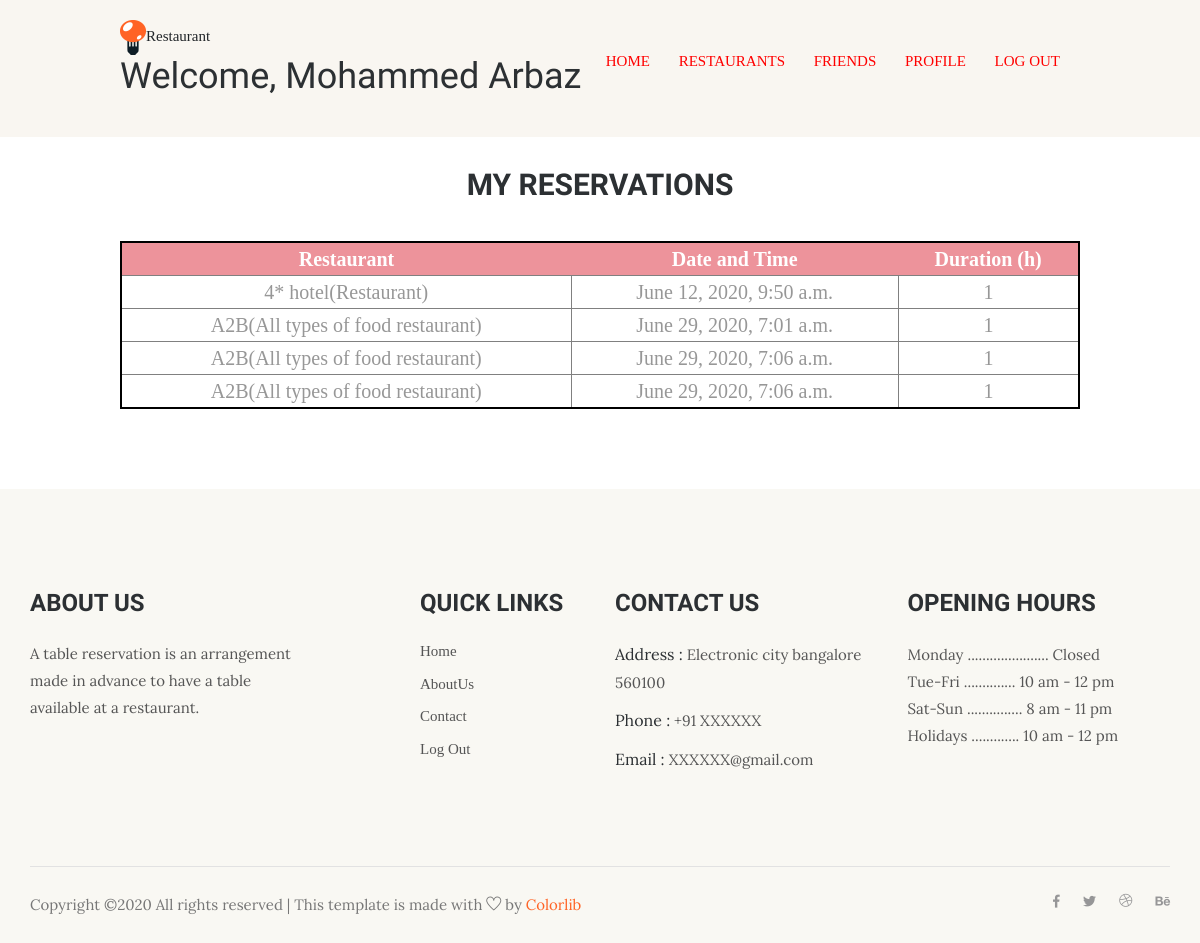
Page /restaurant/myreservations/30/ (signed in) on the committed database.
### restaurant/models.py (models this page shows, shortened)
class Reservation(models.Model):
    coming = models.DateTimeField('reservation time')
    duration = models.IntegerField()
    guest = models.ForeignKey(Guest, on_delete=models.CASCADE)
    restaurant = models.ForeignKey(Restaurant, on_delete=models.CASCADE)

class Restaurant(models.Model):
    name = models.CharField(max_length=100)
    description = models.CharField(max_length=5000)
    address = models.CharField(max_length=200, null=True, blank=True)
    image = models.FileField(upload_to='post_image', blank=True)
    rows = models.IntegerField()
    columns = models.IntegerField()
    tables = models.IntegerField()
    is_ready = models.BooleanField(default=False)
    def __str__(self):
        return self.name

### restaurant/views.py (the view)
# urls.py: url(r'^myreservations/(?P<guest_id>[0-9]+)/$', views.myreservations, name='myreservations'),
@login_required(login_url='/')
def myreservations(request, guest_id):
    this_guest = get_object_or_404(Guest, pk=guest_id)
    this_reservations = Reservation.objects.filter(guest=this_guest)
    return render(request, 'restaurant/my_reservations.html', context={
        'guest': this_guest,
        'reservations': this_reservations
    })

### restaurant/templates/restaurant/my_reservations.html (shortened to what this page needs)
<!DOCTYPE html>
<html>
<head>
    {% load static %}
<link rel="stylesheet" href="{% static 'restaurant/layout1.css' %}" type="text/css">
      {% include 'restaurant/snippets/header.html' %}
</head>
<body>
<div class="wrapper row1">
  <header id="header" class="clear">
    <div id="hgroup">
      <a class="wrapper row1"><img src="{% static 'restaurant/img/favicon.png' %}" alt="logo">Restaurant</a>
	  <h1>Welcome, {{ user.get_full_name }}</h1>
    </div>
    <nav>
      <ul>
          <li><a href="{% url 'restaurant:guest' guest.id %}">Home</a></li>
          <li><a href="{% url 'restaurant:restaurantlist' guest.id %}">Restaurants</a></li>
          <li><a href="{% url 'restaurant:friends' guest.id %}">Friends</a></li>
          <li><a href="{% url 'restaurant:profile' guest.id %}">Profile</a></li>
          <li class="last"><a href="{% url 'restaurant:logout' %}">Log Out</a></li>
      </ul>
    </nav>
  </header>
</div>
<div class="wrapper row2">
  <div id="container" class="clear">
    <section id="slider" class="clear">
        <h1>My Reservations</h1>
        <br />
        <br />
        <table id="visits" class="sortable">
            <thead>
                <th>Restaurant</th>
                <th>Date and Time</th>
                <th>Duration (h)</th>
            </thead>
            {% for reservation in reservations %}
                <tr>
                    <td>{{ reservation.restaurant }}</td>
                    <td>{{ reservation.coming }}</td>
                    <td>{{ reservation.duration }}</td>
                </tr>
            {% endfor %}
        </table>
    </section>
  </div>
</div>
 {% include 'restaurant/snippets/footer.html' %}
</body>
</html>

### restaurant/static/restaurant/layout1.css (style rules this page uses)
html { overflow-y:scroll; }
body { margin:0; padding:0; font-size:13px; font-family:Georgia, "Times New Roman", Times, serif; color:#919191; background-color:white; }
.clear:after { content:"."; display:block; height:0; clear:both; visibility:hidden; line-height:0; }
.clear { display:block; clear:both; }
a { outline:none; text-decoration:none; }
img { margin:0; padding:0; border:none; line-height:normal; vertical-align:middle; }
address, article, aside, figcaption, figure, footer, header, nav, section { display:block; margin:0; padding:0; }
div.wrapper { display:block; width:100%; margin:0; padding:0; text-align:left; }
.row1, .row1 a { color:#212529;font-size:15px; background-color:#F9F6F1; }
.row2 { color:#979797; }
#header, #container, #footer { display:block; width:960px; margin:0 auto; }
nav ul { margin:0; padding:0; list-style:none; }
h1, h2, h4, h5, h6 { margin:0; padding:0; font-size:16px; font-weight:bold; font-style:normal; line-height:normal; text-transform:uppercase; }
#header { padding:20px 0; }
#header #hgroup { float:left; margin:0 0 20px 0; }
#header #hgroup h1, #header #hgroup h2 { font-weight:normal; text-transform:none; }
#header #hgroup h1 { font-size:36px; }
#header nav { display:block; float:right; margin:10px 0 0 0; padding:20px 0; color:#FFFFFF; background-color:#f9f6f1; }
#header nav ul { padding:0 20px; }
#header nav li { display:inline; margin-right:25px; text-transform:uppercase; }
#header nav li.last { margin-right:0; }
#header nav li a { color:red; ; }
#container { padding:30px 0; }
#container section { display:block; width:100%; margin:0 0 50px 0; padding:0; }
#container h1 { display: block; float: none; margin: auto; font-size: 30px; font-weight: bold; text-align: center; }
table#visits { margin-left: auto; margin-right: auto; width: 100%; border: 2px solid black; border-radius: 5px; text-align: center; font-size: 20px; }
table#visits th { color: #FFFFFF; background-color:#ed939b; }
table#visits td { border-left: 1px solid grey; border-right: 1px solid grey; border-top: 1px solid grey; }

### restaurant/static/restaurant/layout2.css (style rules this page uses)
html { overflow-y:scroll; }
body { margin:0; padding:0; font-size:13px; font-family:Georgia, "Times New Roman", Times, serif; color:#919191; background-color:white; }
.clear:after { content:"."; display:block; height:0; clear:both; visibility:hidden; line-height:0; }
.clear { display:block; clear:both; }
a { outline:none; text-decoration:none; }
img { margin:0; padding:0; border:none; line-height:normal; vertical-align:middle; }
address, article, aside, figcaption, figure, footer, header, nav, section { display:block; margin:0; padding:0; }
div.wrapper { display:block; width:100%; margin:0; padding:0; text-align:left; }
.row1, .row1 a { color:#212529;font-size:15px; background-color:#F9F6F1; }
.row2 { color:#979797; }
#header, #container, #footer { display:block; width:960px; margin:0 auto; }
nav ul { margin:0; padding:0; list-style:none; }
h1, h2, h4, h5, h6 { margin:0; padding:0; font-size:16px; font-weight:bold; font-style:normal; line-height:normal; text-transform:uppercase; }
#header { padding:20px 0; }
#header #hgroup { float:left; margin:0 0 20px 0; }
#header #hgroup h1, #header #hgroup h2 { font-weight:normal; text-transform:none; }
#header #hgroup h1 { font-size:36px; }
#header nav { display:block; float:right; margin:10px 0 0 0; padding:20px 0; color:#FFFFFF; background-color:#f9f6f1; }
#header nav ul { padding:0 20px; }
#header nav li { display:inline; margin-right:25px; text-transform:uppercase; }
#header nav li.last { margin-right:0; }
#header nav li a { color:red; ; }
#container { padding:30px 0; }
#container section { display:block; width:100%; margin:0 0 50px 0; padding:0; }
#container h1 { display: block; float: none; margin: auto; font-size: 30px; font-weight: bold; text-align: center; }
table#visits { margin-left: auto; margin-right: auto; width: 100%; border: 2px solid black; border-radius: 5px; text-align: center; font-size: 20px; }
table#visits th { color: #FFFFFF; background-color:#ed939b; }
table#visits td { border-left: 1px solid grey; border-right: 1px solid grey; border-top: 1px solid grey; }

### rows in the picture
Reservation: restaurant "4* hotel(Restaurant)", coming "June 12, 2020, 9:50 a.m.", duration "1"
Reservation: restaurant "A2B(All types of food restaurant)", coming "June 29, 2020, 7:01 a.m.", duration "1"
Reservation: restaurant "A2B(All types of food restaurant)", coming "June 29, 2020, 7:06 a.m.", duration "1"
Reservation: restaurant "A2B(All types of food restaurant)", coming "June 29, 2020, 7:06 a.m.", duration "1"

### other values in the picture
{{ user.get_full_name }} "Mohammed Arbaz"
